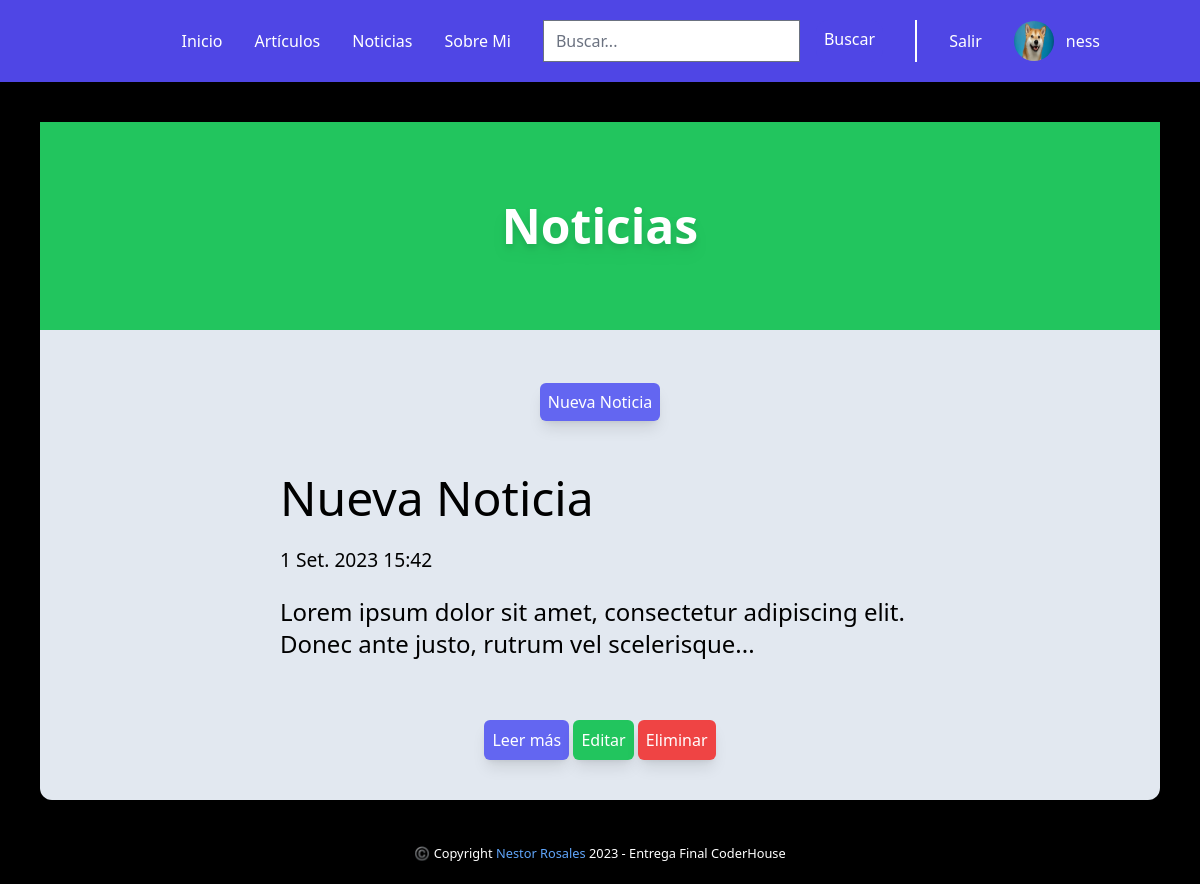
Page /news/ (signed in) on the earlier database version.
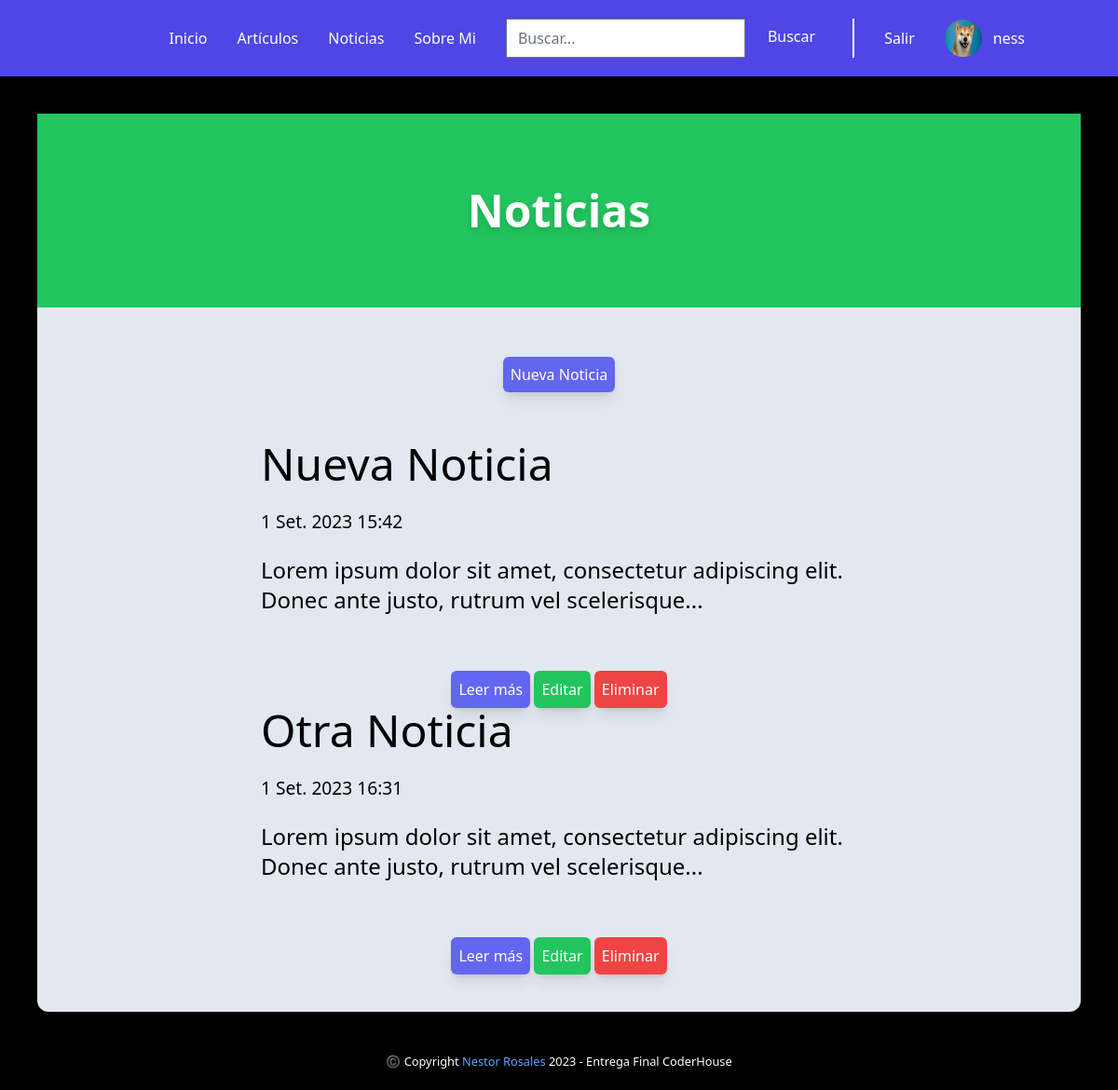
Same page on the later database version.
### blog/models.py (models this page shows, shortened)
class Noticia(models.Model):
    titulo = models.CharField(max_length=30)
    cuerpo = RichTextField()
    fecha = models.DateTimeField(auto_now_add=True, editable=False)

### blog/views.py (the view)
# urls.py: path("news/", views.NewsViews.as_view(), name="Noticias",),
class NewsViews(LoginRequiredMixin, ListView):
    model = Noticia
    context_object_name = "noticia"
    template_name = "news.html"

### blog/templates/news.html
{% extends "./index.html" %} {% load static tailwind_tags %} {% block content %}
<main class="text-center flex flex-col gap-5 m-10 bg-slate-200 rounded-xl">
  <div class="py-20 bg-green-500 mb-10">
    <label class="text-5xl text-white font-bold shadow-black drop-shadow-lg">Noticias</label>
  </div>
  {% if request.user.is_superuser %}
  <div>
    <a class="bg-indigo-500 shadow-lg p-2 rounded-md text-white hover:bg-white hover:text-black mt-5" href="{% url 'Crear Noticia' %}">Nueva Noticia</a>
  </div>
  {% endif %}
<ul class="px-60 py-5">
  {% if noticia %}
  <ul class="px-30 py-5">
    {% for n in noticia %}
    <li><h2 class="text-5xl mb-5 text-left">{{n.titulo}}</h2></li>
    <div class="text-left text-2xl"><small>{{n.fecha}}</small></div>
    <li class="mt-5 text-left text-2xl my-10">{{n.cuerpo | safe | slice:":100" }}...</li>
    <p>
      <button
      class="bg-indigo-500 shadow-lg p-2 rounded-md text-white hover:bg-white hover:text-black mt-5"
    >
      <a href="{% url 'Detalle Noticia' n.pk %}">Leer más</a>
    </button>
    {% if request.user.is_superuser %}
    <button
    class="bg-green-500 shadow-lg p-2 rounded-md text-white hover:bg-white hover:text-black mt-5"
    >
    <a href="{% url 'Editar Noticia' n.pk %}">Editar</a>
    </button>
    <button
    class="bg-red-500 shadow-lg p-2 rounded-md text-white hover:bg-white hover:text-black mt-5"
    >
    <a href="{% url 'Eliminar Noticia' n.pk %}">Eliminar</a>
    </button>
    {% endif %}
    </p>
    {% endfor %}
  </ul>
    {% else %}
    <p class="text-3xl">Aún no hay noticias</p>
  {% endif %}
</main>
{% endblock %}

Differences in the rows shown:
added Noticia: titulo "Otra Noticia", fecha "1 Set. 2023 16:31", cuerpo "Lorem ipsum dolor sit amet, consectetur adipiscing elit. Donec ante justo, rutrum vel scelerisque"
